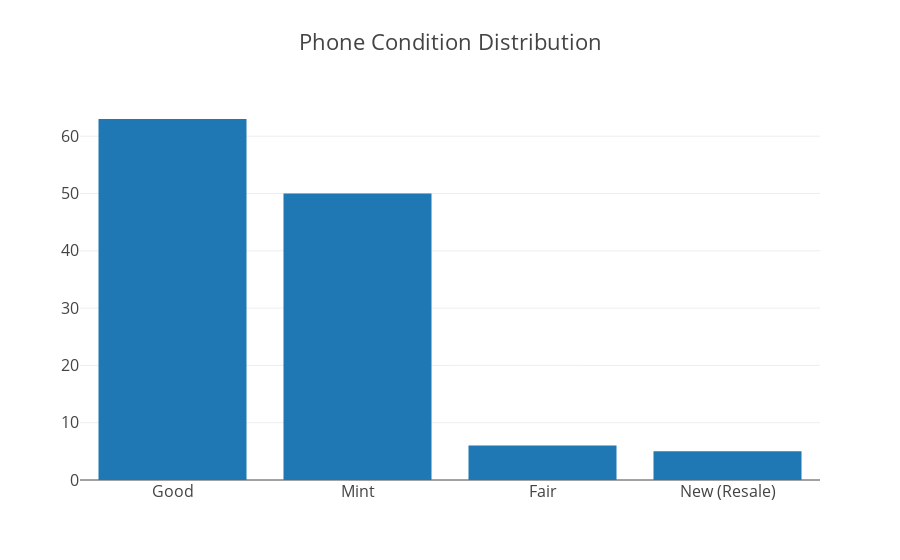

This figure's notebook cell:
### Code cell
data_condition = [go.Bar(
            x=list(condition.index),
            y=list(condition)
    )]

iplot({'data':data_condition, 'layout':{'title': 'Phone Condition Distribution',
                          'font': dict(size=16)}}, filename='basic-bar')

### Figure 1 — Plotly figure (JSON) as saved in the notebook; plotly's stock layout.template omitted (floating-point values rounded to 4 significant figures)
{"data": [{"type": "bar", "uid": "197dcf3e-c6cd-11e8-98ff-6a000073fc60", "x": ["Good", "Mint", "Fair", "New (Resale)"], "y": [63, 50, 6, 5]}], "layout": {"font": {"size": 16}, "title": "Phone Condition Distribution"}}
